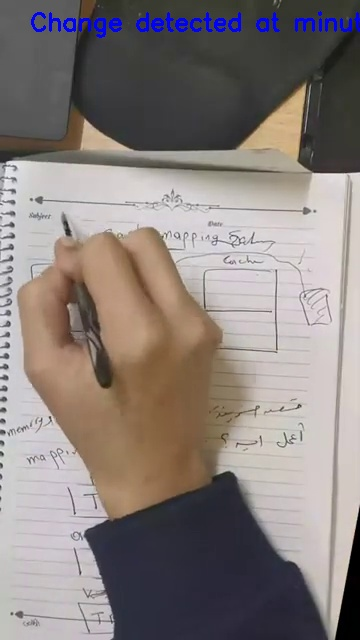
#> input picture Outputs/Captured_Photos/Cap_frame_0.jpg, 360 x 640 px; its folder holds only this picture in this run
$ python image_enhancement.py
#> lines starting #> are read from the running program, lines starting #| are printed output that depends on the picture
import cv2
import os
import numpy as np

# 1. Path Settings
input_folder = 'Outputs/Captured_Photos'
output_folder = 'Outputs/Enhanced_Photos'

if not os.path.exists(output_folder):
    os.makedirs(output_folder)

image_files = [f for f in os.listdir(input_folder) if f.lower().endswith(('.jpg', '.jpeg'))]
print(f"--- Starting Color Enhancement for {len(image_files)} images ---")

# Loop through each image file in the input folder and apply enhancement steps
for filename in image_files:
    img_path = os.path.join(input_folder, filename)
    img = cv2.imread(img_path)
#> img is the input picture: shape (640, 360, 3); mean B, G, R 124.7, 127.6, 136.5

    if img is None:
        continue

    # --- STEP 1: Denoising (Median Blur) ---
    # Remove salt-and-pepper noise , especially important for marker text
    # 3 is the kernel size, which determines the area of pixels considered for median calculation
    denoised = cv2.medianBlur(img, 3)

    # --- STEP 2: Contrast & Brightness (Normalization ) ---
   # Normalize pixel values to enhance contrast, making marker text more distinguishable
    enhanced_color = cv2.normalize(denoised, None, 0, 255, cv2.NORM_MINMAX)

    # --- STEP 3: Image Sharpening (Filter) ---Sharpen the image
    # This 3x3 matrix is a High-Pass Filter The sum of elements equals 1 to maintain the overall brightness.
    kernel = np.array([[-1,-1,-1],
                       [-1, 9,-1],
                       [-1,-1,-1]])
    # filter2D performs 'Convolution' between the image and the kernel
    sharpened = cv2.filter2D(enhanced_color, -1, kernel)
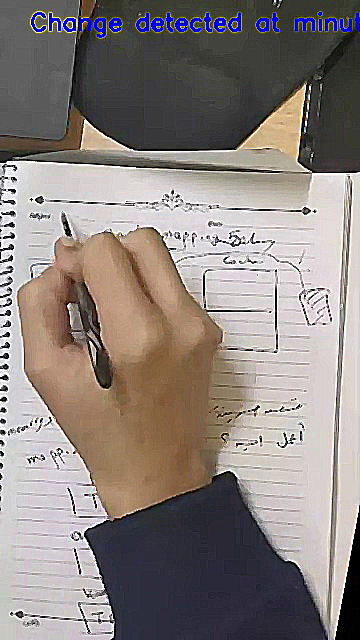
#> sharpened: shape (640, 360, 3); mean B, G, R 127.1, 131, 139.9

    # --- STEP 4: Resizing ---
     # Standardizing image size for better consistency in further processing
    height, width = sharpened.shape[:2]
#> height = 640; width = 360
    target_width = 1280
    aspect_ratio = target_width / float(width)
#> aspect_ratio = 3.56
    final_img = cv2.resize(sharpened, (target_width, int(height * aspect_ratio)), interpolation=cv2.INTER_AREA)
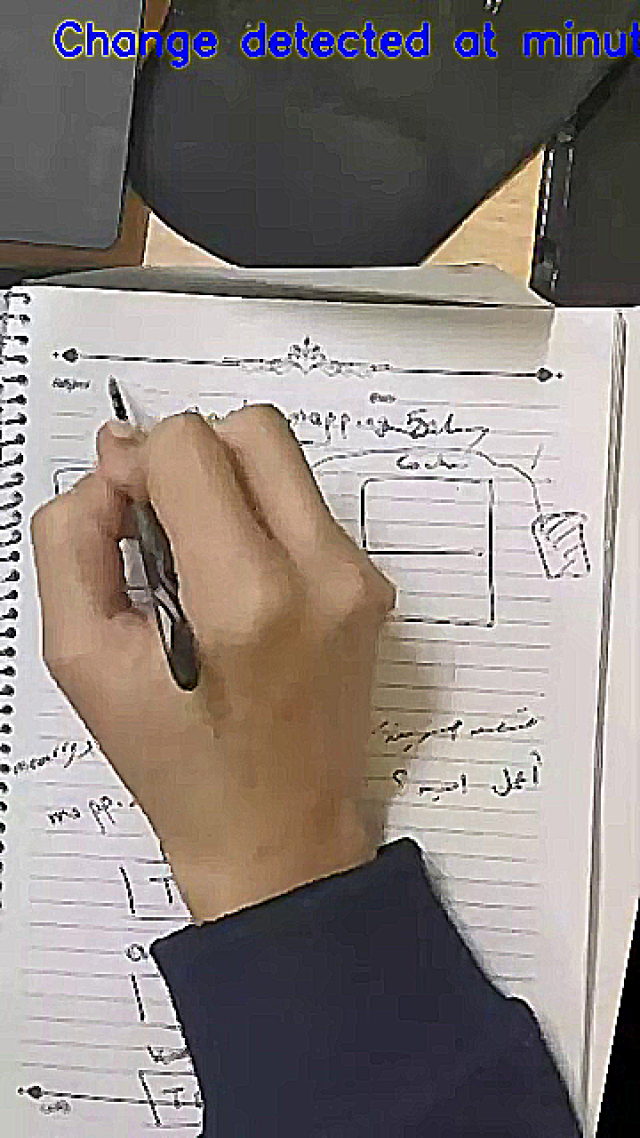
#> final_img: shape (2275, 1280, 3) (shown at 1/2 size); mean B, G, R 127.1, 131, 139.8

    # --- STEP 5: Saving Output ---
    output_path = os.path.join(output_folder, f"enhanced_{filename}")
    cv2.imwrite(output_path, final_img)

    print(f"Processed Color Image: {filename}")

print("--- Color Enhancement Completed ---")

$ run again, on Outputs/Captured_Photos/Cap_frame_4.jpg
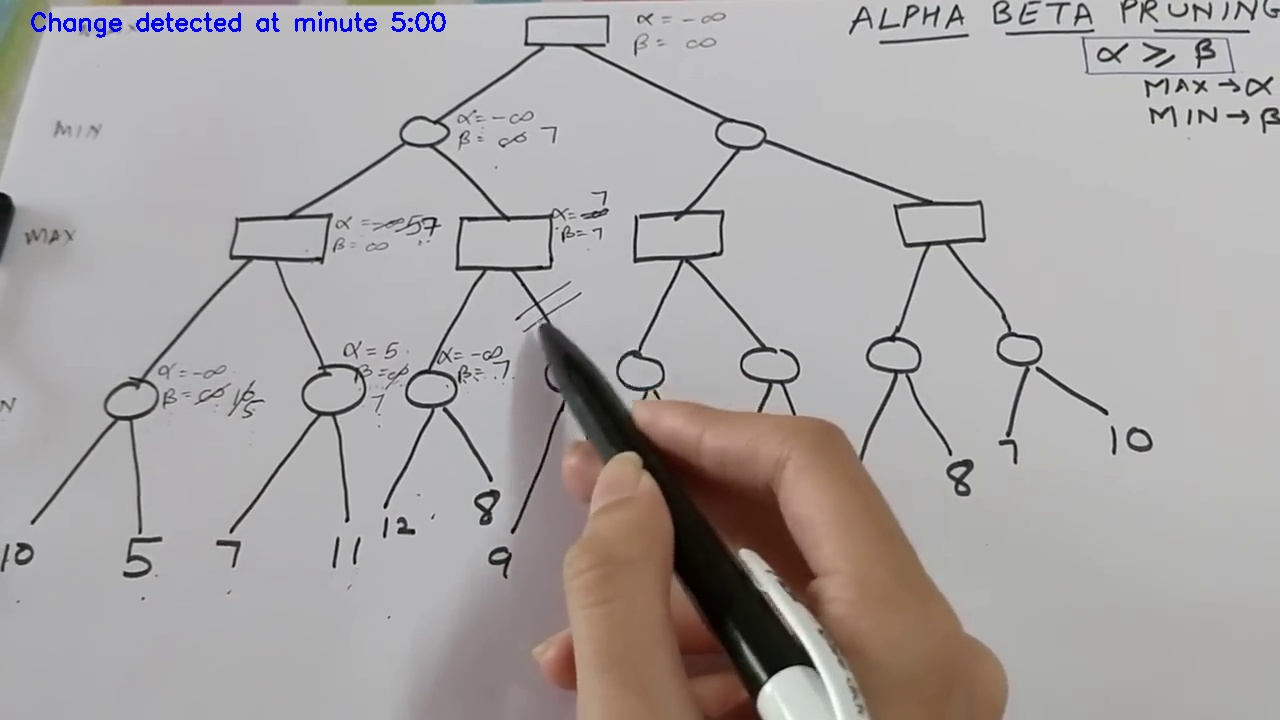
#> input picture Outputs/Captured_Photos/Cap_frame_4.jpg, 1280 x 720 px
#> img is the input picture: shape (720, 1280, 3); mean B, G, R 164.2, 165.1, 169.1
#> `sharpened = cv2.filter2D(enhanced_color, -1, kernel)`:
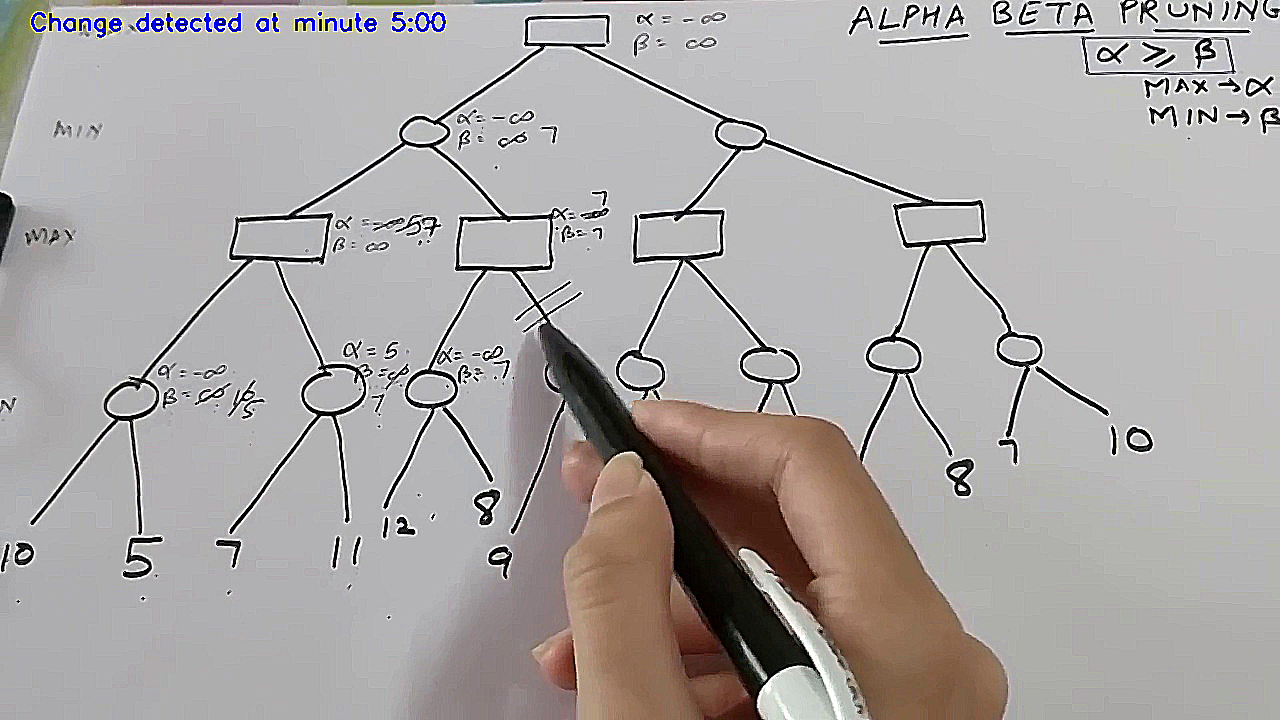
#> sharpened: shape (720, 1280, 3); mean B, G, R 164.7, 165.9, 169.9

$ run again, on Outputs/Captured_Photos/Cap_frame_5.jpg
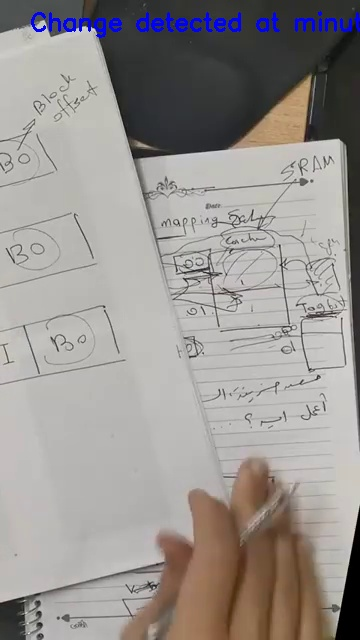
#> input picture Outputs/Captured_Photos/Cap_frame_5.jpg, 360 x 640 px
#> img is the input picture: shape (640, 360, 3); mean B, G, R 144.9, 147.7, 152.1
#> `sharpened = cv2.filter2D(enhanced_color, -1, kernel)`:
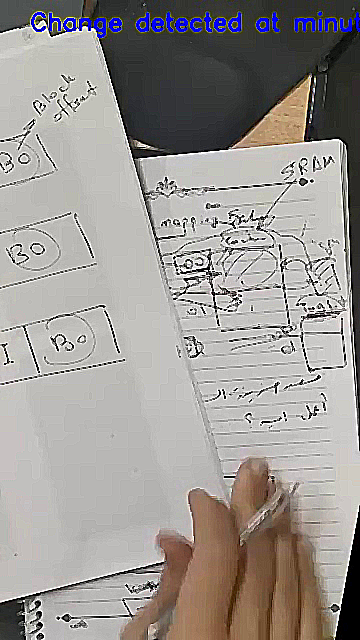
#> sharpened: shape (640, 360, 3); mean B, G, R 147.3, 150.9, 155.2
#> `final_img = cv2.resize(sharpened, (target_width, int(height * aspect_r..`:
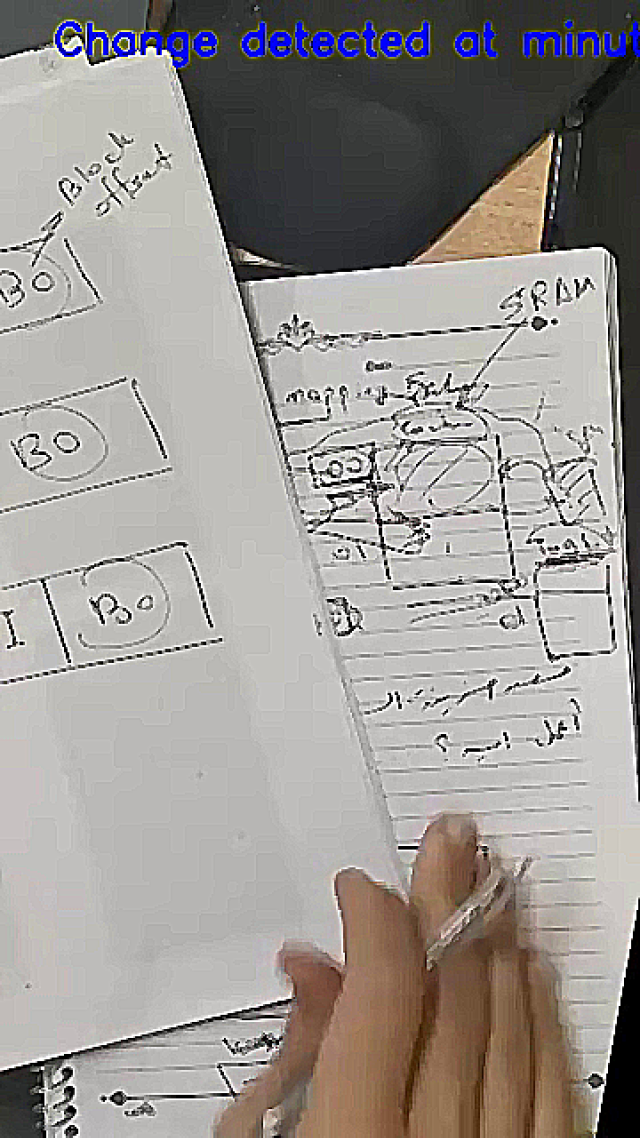
#> final_img: shape (2275, 1280, 3) (shown at 1/2 size); mean B, G, R 147.3, 150.9, 155.2

$ run again, on Outputs/Captured_Photos/Cap_frame_6.jpg
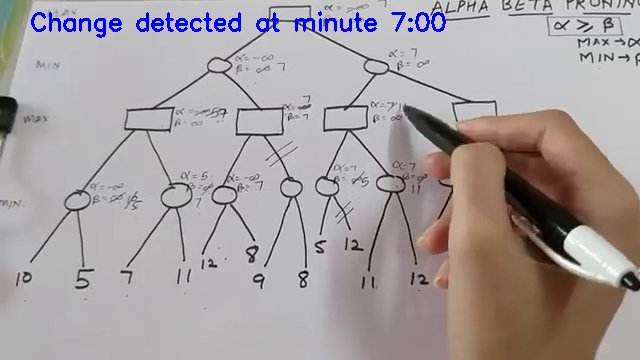
#> input picture Outputs/Captured_Photos/Cap_frame_6.jpg, 640 x 360 px
#> img is the input picture: shape (360, 640, 3); mean B, G, R 159.6, 159.4, 166.6
#> `sharpened = cv2.filter2D(enhanced_color, -1, kernel)`:
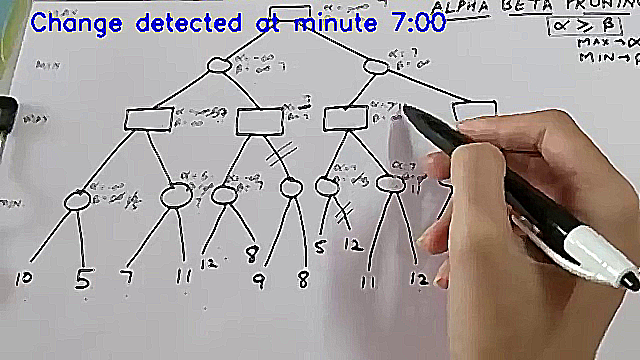
#> sharpened: shape (360, 640, 3); mean B, G, R 159.6, 160.7, 167.7
#> `final_img = cv2.resize(sharpened, (target_width, int(height * aspect_r..`:
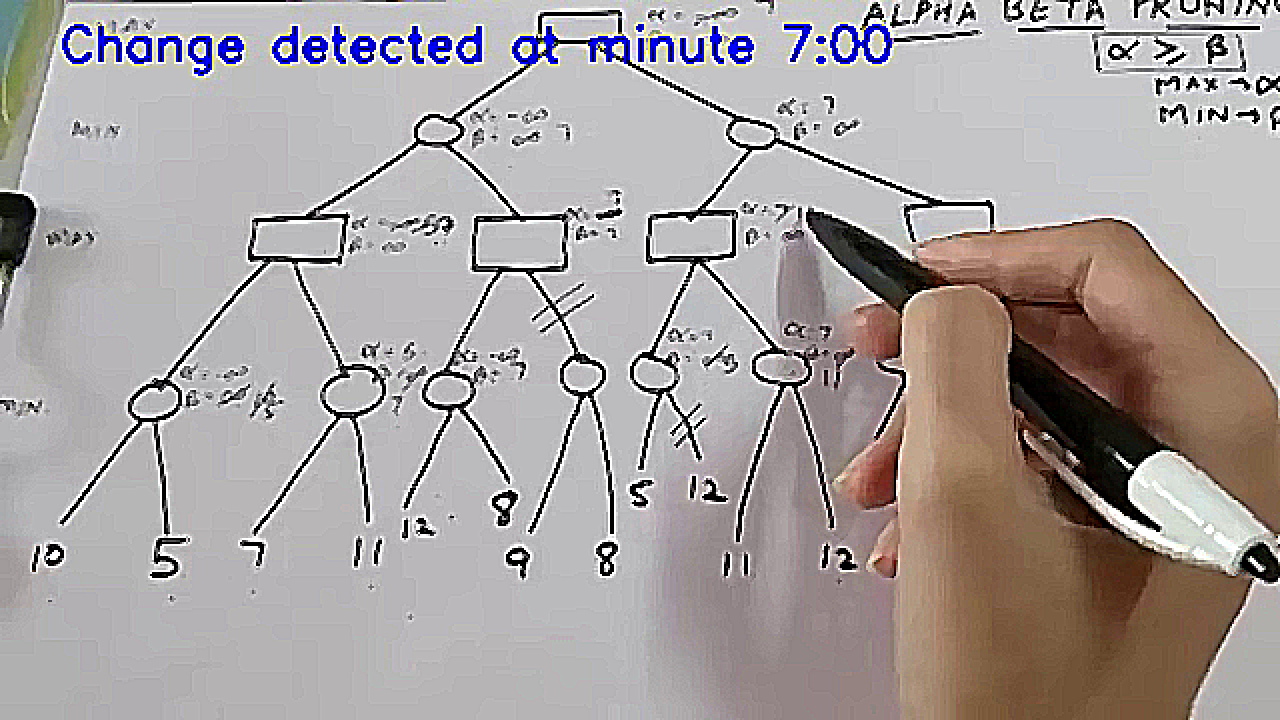
#> final_img: shape (720, 1280, 3); mean B, G, R 159.6, 160.7, 167.7

$ run again, on Outputs/Captured_Photos/Cap_frame_1.jpg
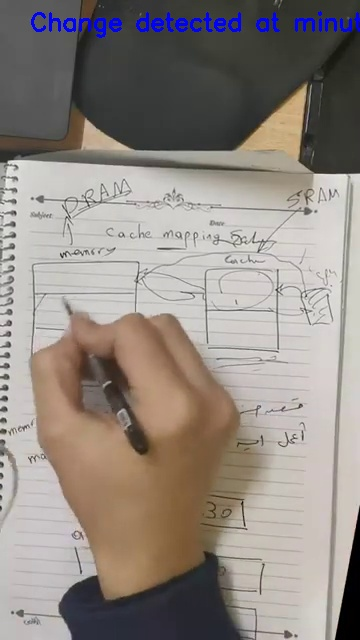
#> input picture Outputs/Captured_Photos/Cap_frame_1.jpg, 360 x 640 px
#> img is the input picture: shape (640, 360, 3); mean B, G, R 130.7, 136.8, 145
#> `sharpened = cv2.filter2D(enhanced_color, -1, kernel)`:
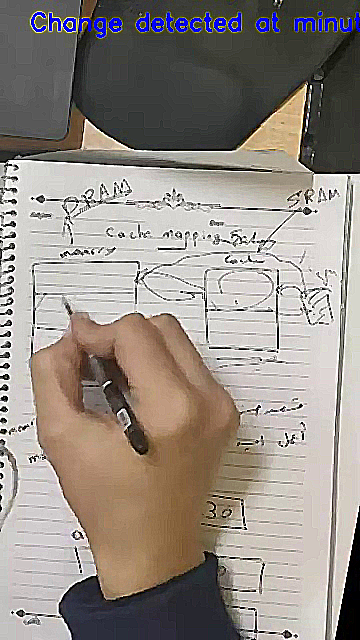
#> sharpened: shape (640, 360, 3); mean B, G, R 133.8, 140.8, 149.1
#> `final_img = cv2.resize(sharpened, (target_width, int(height * aspect_r..`:
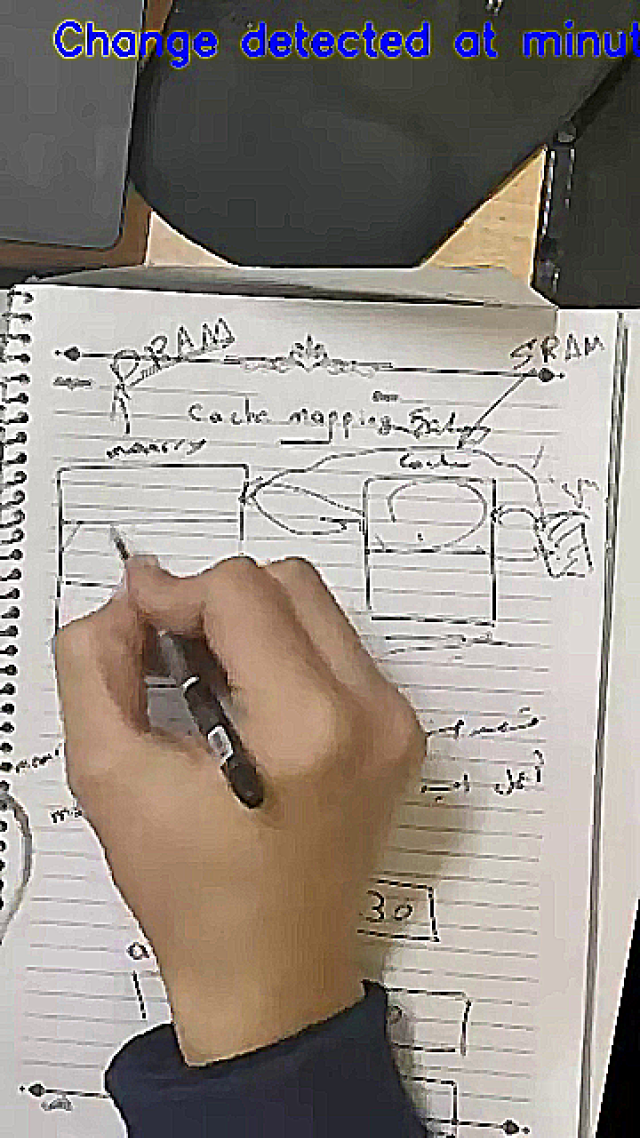
#> final_img: shape (2275, 1280, 3) (shown at 1/2 size); mean B, G, R 133.8, 140.8, 149
